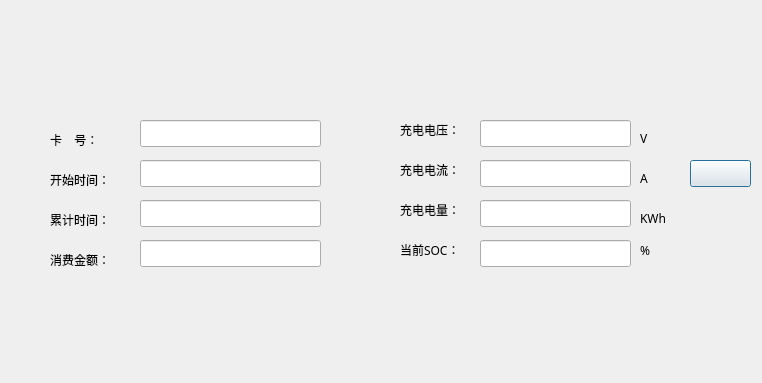
<?xml version="1.0" encoding="UTF-8"?>
<ui version="4.0">
 <class>ChargeInfo</class>
 <widget class="QDialog" name="ChargeInfo">
  <property name="geometry">
   <rect>
    <x>0</x>
    <y>0</y>
    <width>762</width>
    <height>383</height>
   </rect>
  </property>
  <property name="maximumSize">
   <size>
    <width>762</width>
    <height>383</height>
   </size>
  </property>
  <property name="font">
   <font>
    <family>Ubuntu Condensed</family>
   </font>
  </property>
  <property name="windowTitle">
   <string>Dialog</string>
  </property>
  <property name="styleSheet">
   <string notr="true"/>
  </property>
  <widget class="QLabel" name="label_V">
   <property name="geometry">
    <rect>
     <x>640</x>
     <y>130</y>
     <width>16</width>
     <height>17</height>
    </rect>
   </property>
   <property name="text">
    <string>V</string>
   </property>
  </widget>
  <widget class="QLabel" name="label_A">
   <property name="geometry">
    <rect>
     <x>640</x>
     <y>170</y>
     <width>16</width>
     <height>17</height>
    </rect>
   </property>
   <property name="text">
    <string>A</string>
   </property>
  </widget>
  <widget class="QLabel" name="label_KWh">
   <property name="geometry">
    <rect>
     <x>640</x>
     <y>210</y>
     <width>33</width>
     <height>17</height>
    </rect>
   </property>
   <property name="text">
    <string>KWh</string>
   </property>
  </widget>
  <widget class="QLabel" name="label_per">
   <property name="geometry">
    <rect>
     <x>640</x>
     <y>240</y>
     <width>16</width>
     <height>21</height>
    </rect>
   </property>
   <property name="text">
    <string>%</string>
   </property>
  </widget>
  <widget class="QLabel" name="label_9">
   <property name="geometry">
    <rect>
     <x>400</x>
     <y>240</y>
     <width>73</width>
     <height>20</height>
    </rect>
   </property>
   <property name="text">
    <string>当前SOC：</string>
   </property>
  </widget>
  <widget class="QLabel" name="label_7">
   <property name="geometry">
    <rect>
     <x>400</x>
     <y>160</y>
     <width>74</width>
     <height>20</height>
    </rect>
   </property>
   <property name="text">
    <string>充电电流：</string>
   </property>
  </widget>
  <widget class="QLabel" name="label_8">
   <property name="geometry">
    <rect>
     <x>400</x>
     <y>200</y>
     <width>74</width>
     <height>20</height>
    </rect>
   </property>
   <property name="text">
    <string>充电电量：</string>
   </property>
  </widget>
  <widget class="QLabel" name="label_11">
   <property name="geometry">
    <rect>
     <x>50</x>
     <y>250</y>
     <width>74</width>
     <height>20</height>
    </rect>
   </property>
   <property name="font">
    <font>
     <weight>50</weight>
     <bold>false</bold>
    </font>
   </property>
   <property name="styleSheet">
    <string notr="true"/>
   </property>
   <property name="text">
    <string>消费金额：</string>
   </property>
  </widget>
  <widget class="QLabel" name="label_3">
   <property name="geometry">
    <rect>
     <x>50</x>
     <y>170</y>
     <width>74</width>
     <height>20</height>
    </rect>
   </property>
   <property name="font">
    <font>
     <weight>50</weight>
     <bold>false</bold>
    </font>
   </property>
   <property name="styleSheet">
    <string notr="true"/>
   </property>
   <property name="text">
    <string>开始时间：</string>
   </property>
  </widget>
  <widget class="QLabel" name="label_6">
   <property name="geometry">
    <rect>
     <x>400</x>
     <y>120</y>
     <width>74</width>
     <height>20</height>
    </rect>
   </property>
   <property name="text">
    <string>充电电压：</string>
   </property>
  </widget>
  <widget class="QLabel" name="label_4">
   <property name="geometry">
    <rect>
     <x>50</x>
     <y>210</y>
     <width>74</width>
     <height>20</height>
    </rect>
   </property>
   <property name="font">
    <font>
     <weight>50</weight>
     <bold>false</bold>
    </font>
   </property>
   <property name="styleSheet">
    <string notr="true"/>
   </property>
   <property name="text">
    <string>累计时间：</string>
   </property>
  </widget>
  <widget class="QLineEdit" name="lineEdit_begintime">
   <property name="geometry">
    <rect>
     <x>140</x>
     <y>160</y>
     <width>181</width>
     <height>27</height>
    </rect>
   </property>
  </widget>
  <widget class="QLineEdit" name="lineEdit_totaltimes">
   <property name="geometry">
    <rect>
     <x>140</x>
     <y>200</y>
     <width>181</width>
     <height>27</height>
    </rect>
   </property>
  </widget>
  <widget class="QLineEdit" name="lineEdit_money">
   <property name="geometry">
    <rect>
     <x>140</x>
     <y>240</y>
     <width>181</width>
     <height>27</height>
    </rect>
   </property>
  </widget>
  <widget class="QLineEdit" name="lineEdit_current">
   <property name="geometry">
    <rect>
     <x>480</x>
     <y>160</y>
     <width>151</width>
     <height>27</height>
    </rect>
   </property>
  </widget>
  <widget class="QLineEdit" name="lineEdit_electricity">
   <property name="geometry">
    <rect>
     <x>480</x>
     <y>200</y>
     <width>151</width>
     <height>27</height>
    </rect>
   </property>
  </widget>
  <widget class="QLineEdit" name="lineEdit_SOC">
   <property name="geometry">
    <rect>
     <x>480</x>
     <y>240</y>
     <width>151</width>
     <height>27</height>
    </rect>
   </property>
  </widget>
  <widget class="QPushButton" name="pushButton_right">
   <property name="geometry">
    <rect>
     <x>690</x>
     <y>160</y>
     <width>61</width>
     <height>27</height>
    </rect>
   </property>
   <property name="text">
    <string/>
   </property>
  </widget>
  <widget class="QLabel" name="label_2">
   <property name="geometry">
    <rect>
     <x>50</x>
     <y>130</y>
     <width>91</width>
     <height>20</height>
    </rect>
   </property>
   <property name="font">
    <font>
     <weight>50</weight>
     <bold>false</bold>
     <stylestrategy>PreferDefault</stylestrategy>
    </font>
   </property>
   <property name="styleSheet">
    <string notr="true"/>
   </property>
   <property name="text">
    <string>卡    号：</string>
   </property>
   <property name="textFormat">
    <enum>Qt::AutoText</enum>
   </property>
  </widget>
  <widget class="QLineEdit" name="lineEdit_cardid">
   <property name="geometry">
    <rect>
     <x>140</x>
     <y>120</y>
     <width>181</width>
     <height>27</height>
    </rect>
   </property>
  </widget>
  <widget class="QLineEdit" name="lineEdit_voltage">
   <property name="geometry">
    <rect>
     <x>480</x>
     <y>120</y>
     <width>151</width>
     <height>27</height>
    </rect>
   </property>
  </widget>
  <zorder>label_9</zorder>
  <zorder>label_7</zorder>
  <zorder>label_8</zorder>
  <zorder>label_11</zorder>
  <zorder>label_3</zorder>
  <zorder>label_6</zorder>
  <zorder>label_4</zorder>
  <zorder>label_V</zorder>
  <zorder>label_A</zorder>
  <zorder>label_KWh</zorder>
  <zorder>label_per</zorder>
  <zorder>lineEdit_begintime</zorder>
  <zorder>lineEdit_totaltimes</zorder>
  <zorder>lineEdit_money</zorder>
  <zorder>lineEdit_current</zorder>
  <zorder>lineEdit_electricity</zorder>
  <zorder>lineEdit_SOC</zorder>
  <zorder>pushButton_right</zorder>
  <zorder>label_2</zorder>
  <zorder>lineEdit_cardid</zorder>
  <zorder>lineEdit_voltage</zorder>
 </widget>
 <resources/>
 <connections/>
</ui>
